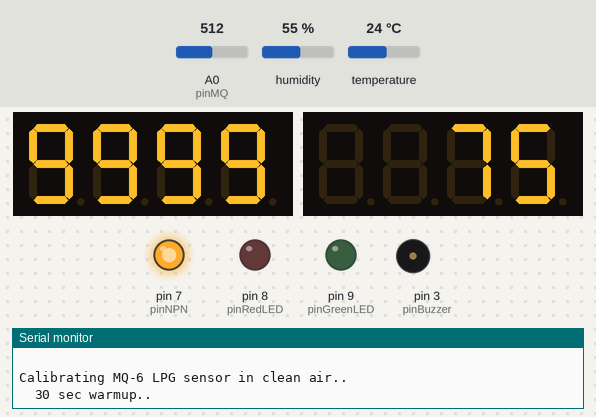
The sketch below on a simulated Arduino Uno, built with avr-gcc and run on an emulated ATmega328P. Shown: 2 × 4-digit seven-segment display, output pins drawn as LEDs (lit = HIGH), buzzer (waves = sounding, pin HIGH), the last lines printed to the serial monitor. The inputs (shaded band) are chosen by the test bench; at power-on: A0 (pinMQ) = 512, humidity 55 %, temperature 24 °C.

Above: at 5.2 s.
At 25.3 s:
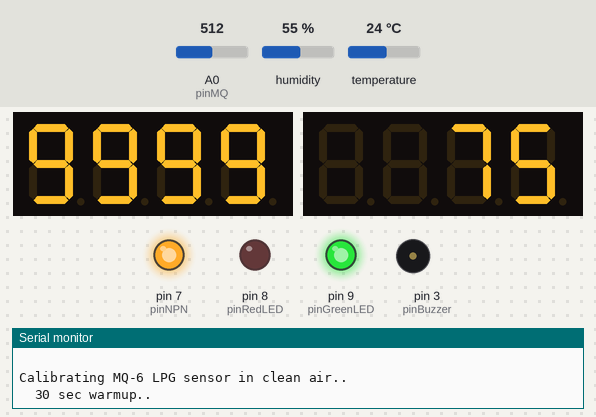
At 45.0 s:
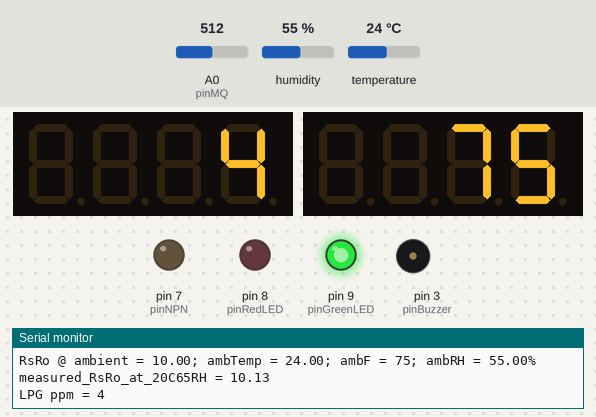
Timing chart, 0 to 46.5 s (numbered marks = the images above):
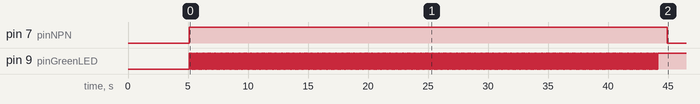

Measured:
- by itself, pin 7 (pinNPN): HIGH → LOW at 44.9 s

The sketch:

Gas_Sensor_Full.ino
```cpp
/*
  Green LED = steady on.  Power on
  Green LED = fast blink.  Warming up MQ-6 sensor
  Red LED = on 5 sec + buzzer chirp.  DHT11 sensor error.
  Red LED = steady on + buzzer = LPG concentration exceeded !
*/
#include <Wire.h>

#include "Adafruit_LEDBackpack.h"
#include "Adafruit_GFX.h"
Adafruit_7segment matrixppm = Adafruit_7segment();
Adafruit_7segment matrixtemp = Adafruit_7segment();
byte pinGreenLED = 9;
byte pinBuzzer = 3;
byte pinRedLED = 8;
byte pinNPN = 7;
byte pinMQ = A0;
boolean alarmLPG = false;
//  The lower explosive limit for LPG is 1900 ppm for butane, and
//  2000 ppm for propane.
const unsigned int LPG_threshold = 1900;
// Adjust vRef to be the true supply voltage in mV.
float vRef = 5000.0;
float RL = 20.0;  //  load resistor value in k ohms
float Ro = 10.0;  //  default value 10 k ohms.  Revised during calibration.
const float Ro_clean_air_factor = 10.0;

////////////////////////////////////////////////////////////////////////
// DHT11 humidity/temperature sensor
#include <dht11.h>
const unsigned int pinDHT = 12;
boolean errDHT11 = false;
// Uncomment whatever type you're using!
#define DHTTYPE dht11     // DHT 11
//#define DHTTYPE DHT22   // DHT 22  (AM2302)
//#define DHTTYPE DHT21   // DHT 21 (AM2301)
//dht11 dht(pinDHT, DHTTYPE);
dht11 dht;

float mV = 0.0;
unsigned long samples = 0;
const int maxSamples = 500;

void setup() {
  matrixppm.begin(0x76);
  matrixtemp.begin(0x77);
  analogReference(DEFAULT);
  delay(1);
  pinMode(pinMQ, INPUT);
  delay(1);
  pinMode(pinGreenLED, OUTPUT);
  delay(1);
  pinMode(pinRedLED, OUTPUT);
  delay(1);
  pinMode(pinBuzzer, OUTPUT);
  delay(1);
  pinMode(pinNPN, OUTPUT);
  delay(1);

  Serial.begin(9600);
  delay(5000);

  Serial.print("DHT");
  Serial.print("DHT11");
  Serial.println(" setup");
  dht.attach(12);
  //  Get the ambient conditions (deg C & relative humidity) from DHT11
  dht.read();
  float ambRH = dht.humidity;
  float ambTemp = dht.temperature;
  int ambF = dht.fahrenheit();
  Serial.println("  ");
  // check if returns are valid, if they are NaN (not a number) then something went wrong!
  if (isnan(ambTemp) || isnan(ambRH)) {
    Serial.println("Failed to read from DHT");
    Serial.println("  ");
    errDHT11 = true;
    digitalWrite(pinRedLED, HIGH);
    digitalWrite(pinBuzzer, HIGH);
    delay(100);
    digitalWrite(pinBuzzer, LOW);
    delay(5000);
    digitalWrite(pinRedLED, LOW);
  } else {
    //  DHT11 ok, .. proceed.
    Serial.print("ambTemp = ");
    Serial.print(ambTemp);
    Serial.println(" deg C");
    Serial.print("ambTemp = ");
    Serial.print(ambF);
    Serial.println(" deg F");
    Serial.print("ambRH = ");
    Serial.print(ambRH);
    Serial.println("% ");
  }
  Serial.println("  ");

  Serial.println("Calibrating MQ-6 LPG sensor in clean air..");
  Serial.println("  30 sec warmup..");
  matrixppm.print(9999, DEC);
  matrixppm.writeDisplay();
  matrixtemp.print(ambF, DEC);
  matrixtemp.writeDisplay();
  digitalWrite(pinNPN, HIGH);
  for(int i = 100; i>0; i--){
    blinkLED(pinGreenLED);
  }

  Serial.println("  30 sec warmup complete");

  //  take a reading..
  for(int i = 30; i>0; i--){
    blinkLED(pinGreenLED);
    mV += Get_mVfromADC(pinMQ);
    samples += 1;
  }
  digitalWrite(pinGreenLED, HIGH);

  mV = mV / (float) samples;
  Serial.print("  avg A");
  Serial.print(pinMQ);
  Serial.print(" for ");
  Serial.print(samples);
  Serial.print(" samples = ");
  Serial.print(mV);
  Serial.println(" mV");
  Serial.print("  Rs = ");
  Serial.println(CalcRsFromVo(mV));
  //  Conv output to Ro
  //  Ro = calibration factor for measurement in clean air.
  //  Ro = ((vRef - mV) * RL) / (mV * Ro_clean_air_factor);
  //  Hereafter, measure the sensor output, convert to Rs, and
  //  then calculate Rs/Ro using: Rs = ((Vc-Vo)*RL) / Vo
  Ro = CalcRsFromVo(mV) / Ro_clean_air_factor;
  Serial.print("  Ro = ");
  Serial.println(Ro);
  Serial.println("Sensor calibration in clean air complete");
  Serial.println("Setup complete.  Constantly monitoring for LPG..");
  Serial.println("  ");
  digitalWrite(pinNPN, HIGH);
  samples = 0;
  mV = 0.0;
}

void loop() {

  if (samples < maxSamples) {

    mV += Get_mVfromADC(pinMQ);
    samples += 1;

  } else {
    mV = mV / (float) samples;
    Serial.print("  avg A");
    Serial.print(pinMQ);
    Serial.print(" for ");
    Serial.print(samples);
    Serial.print(" samples = ");
    Serial.print(mV);
    Serial.println(" mV");
    //  Conv output to Ro
    //  Calculate Rs from the measured sensor voltage output
    //  using: Rs = (Vc-Vo)* (RL / Vo)
    //float Rs = (vRef - mV) * (RL / mV);
    float Rs = CalcRsFromVo(mV);
    Serial.print("Rs = ");
    Serial.println(Rs);
    //  Calculate Rs/Ro
    float RsRo_atAmb = Rs / Ro;
    //  Get the ambient conditions (deg C & relative humidity) from DHT11
    dht.read();
    float ambRH = dht.humidity;
    float ambTemp = dht.temperature;
    int ambF = dht.fahrenheit();
    // check if returns are valid, if they are NaN (not a number) then something went wrong!
    if (isnan(ambTemp) || isnan(ambRH)) {
      Serial.println("Failed to read from DHT");
      errDHT11 = true;
      digitalWrite(pinNPN, LOW);
    } else {
      //  DHT11 ok, .. proceed.
      errDHT11 = false;
      Serial.print("RsRo @ ambient = ");
      Serial.print(RsRo_atAmb);
      Serial.print("; ambTemp = ");
      Serial.print(ambTemp);
      Serial.print("; ambF = ");
      Serial.print(ambF);
      Serial.print("; ambRH = ");
      Serial.print(ambRH);
      Serial.println("% ");
      float measured_RsRo_at_20C65RH = RsRoAtAmbientTo20C65RH(RsRo_atAmb, ambTemp, ambRH);
      Serial.print("measured_RsRo_at_20C65RH = ");
      Serial.println(measured_RsRo_at_20C65RH);
      //  Calc the measured Rs/Ro (corrected to std 20C and 65% RH) in LPG
      //  concentration (ppm).
      Serial.print("LPG ppm = ");
      unsigned int LPG_ppm = GetLpgPpmForRatioRsRo(measured_RsRo_at_20C65RH);
      Serial.println(LPG_ppm);
      Serial.println("  ");
      digitalWrite(pinNPN, LOW);
      matrixppm.print(LPG_ppm, DEC);
      matrixppm.writeDisplay();
      matrixtemp.print(ambF, DEC);
      matrixtemp.writeDisplay();

      if (LPG_ppm > LPG_threshold) {
        alarmLPG = true;
      } else {
        alarmLPG = false;
      }
    }
    samples = 0;
    mV = 0.0;
  }

  if (alarmLPG == true) {
    digitalWrite(pinRedLED, HIGH);
    digitalWrite(pinBuzzer, HIGH);
  }

  if (errDHT11 == true) {
    digitalWrite(pinRedLED, HIGH);
    digitalWrite(pinBuzzer, HIGH);
    delay(100);
    digitalWrite(pinBuzzer, LOW);
    delay(5000);
    digitalWrite(pinRedLED, LOW);
  }

}

float RsRoAtAmbientTo20C65RH(float RsRo_atAmb, float ambTemp, float ambRH) {
  //  Using the datasheet for MQ-6 sensor, derive Rs/Ro values
  //  from - 10 to 50 C and 33, 65, and 85 % relative humidity.
  //  For the measured Rs/Ro, use linear interpolation to calculate the
  //  standard Rs/Ro values for the measured ambient temperature and RH.
  //  Next, calculate a correction factor from the standard Rs/Ro at ambient
  //  temp and RH relative to standard Rs/Ro at 20C and 65 RH.
  //  Apply this correction factor to the measured Rs/Ro value and return the
  //  corrected value.  This corrected value may then be used against the Rs/Ro
  //  Rs/Ro vs LPG concentration (ppm) chart to estimate the concentration of PPG.

  //  Calc RsRo values at ambTemp & 33% RH, 65% and 85% RH
  float RsRo_at_ambTemp_33RH = -0.00000321 * pow(ambTemp, 3) + 0.000315 * pow(ambTemp, 2) - 0.0129 * ambTemp + 1.1568;
  float RsRo_at_ambTemp_85RH = -0.00000358 * pow(ambTemp, 3) + 0.000298 * pow(ambTemp, 2) - 0.0102 * ambTemp + 0.9642;
   //float RsRo_at_65RH = ((65.0-33.0)/(85.0-65.0));
  float RsRo_at_ambTemp_65RH = ((65.0-33.0)/(85.0-33.0)*(RsRo_at_ambTemp_85RH-RsRo_at_ambTemp_33RH)+RsRo_at_ambTemp_33RH)*1.102;
  //  Linear interpolate to get the RsRo at the ambient RH value (ambRH).
  float RsRo_at_ambTemp_ambRH;
  if (ambRH < 65.0) {
    RsRo_at_ambTemp_ambRH = (ambRH - 33.0)/(65.0 - 33.0)*(RsRo_at_ambTemp_65RH - RsRo_at_ambTemp_33RH) + RsRo_at_ambTemp_33RH;
  } else {
    // ambRH > 65.0
    RsRo_at_ambTemp_ambRH = (ambRH - 65.0)/(85.0 - 65.0)*(RsRo_at_ambTemp_85RH - RsRo_at_ambTemp_65RH) + RsRo_at_ambTemp_65RH;
  }
  //  Calc the correction factor to bring RsRo at ambient temp & RH to 20 C and 65% RH.
  const float refRsRo_at_20C65RH = 1.00;
  float RsRoCorrPct = 1 + (refRsRo_at_20C65RH - RsRo_at_ambTemp_ambRH)/refRsRo_at_20C65RH;
  //  Calculate what the measured RsRo at ambient conditions would be corrected to the
  //  conditions for 20 C and 65% RH.
  float measured_RsRo_at_20C65RH = RsRoCorrPct * RsRo_atAmb;
  return measured_RsRo_at_20C65RH;
}

float CalcRsFromVo(float Vo) {
  //  Vo = sensor output voltage in mV.
  //  VRef = supply voltage, 5000 mV
  //  RL = load resistor in k ohms
  //  The equation Rs = (Vc - Vo)*(RL/Vo)
  //  is derived from the voltage divider
  //  principle:  Vo = RL * Vc (Rs + RL)
  //
  //  Note.  Alternatively you could calc
  //         Rs from ADC value using
  //         Rs = RL * (1024 - ADC) / ADC
  float Rs = (vRef - Vo) * (RL / Vo);
  return Rs;
}

unsigned int GetLpgPpmForRatioRsRo(float RsRo_ratio) {
  //  If you extract the data points from the LPG concentration
  //  versus Rs/Ro chart in the datasheet, plot the points,
  //  fit a polynomial curve to the points, you come up with the equation
  //  for the curve of:  Rs/Ro = 18.446 * (LPG ppm) ^ -0.421
  //  This equation is valid for ambient conditions of 20 C and 65% RH.
  //  Solving for the concentration of LPG you get:
  //    LPG ppm = [(Rs/Ro)/18.446]^(1/-0.421)
  float ppm;
  ppm = pow((RsRo_ratio/18.446), (1/-0.421));
  return (unsigned int) ppm;
}

float Get_mVfromADC(byte AnalogPin) {
    // read the value from the sensor:
    int ADCval = analogRead(AnalogPin);
    // It takes about 100 microseconds (0.0001 s) to read an analog input
    delay(1);
    //  Voltage at pin in milliVolts = (reading from ADC) * (5000/1024)
    float mV = ADCval * (vRef / 1024.0);
    return mV;
}

void blinkLED(byte ledPIN){
  //  consumes 300 ms.
  for(int i = 5; i>0; i--){
    digitalWrite(ledPIN, HIGH);
    delay(30);
    digitalWrite(ledPIN, LOW);
    delay(30);
  }
}
```
